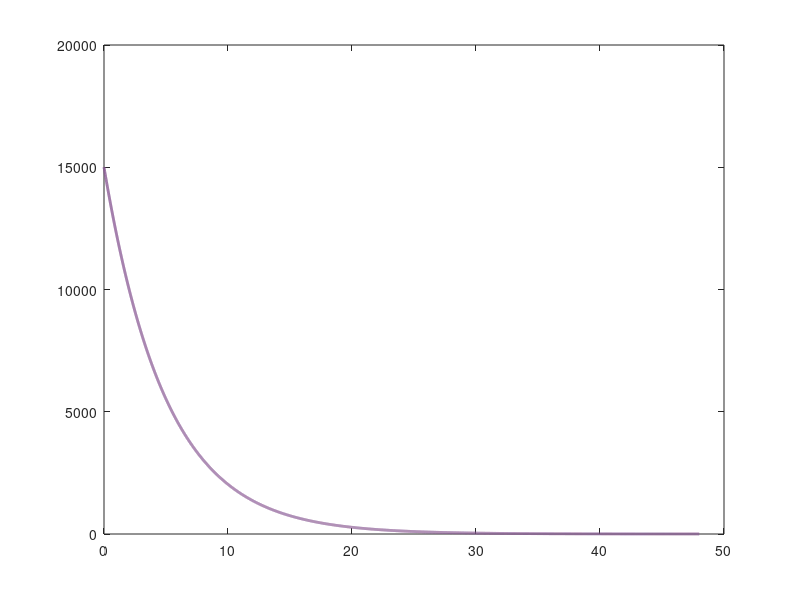

Source code (MATLAB): (Note: this script raises an error after producing the figure.)
clear vars;
k_A = 1/5
A_0 = 15000;
N_A_prime = @(t, N_A) -k_A*N_A;
h = [1, 0.1, 0.01];

x = 0:0.01:48
y1 = 15000*exp(-0.2*x)

figure
plot(x,y1, 'Color', [135/255,86/255,146/255], 'LineWidth', 2)
hold on

h = 0.01
plot(0:h:48, ode_euler(N_A_prime, 0:h:48, A_0), 'Color', [243/255,132/255,0], 'LineWidth', 2)
x = 0:h:48
y1 = 15000*exp(-0.2*x)
%semilogy(0:h:48, abs(y1 - ode_euler(N_A_prime, 0:h:48, A_0)), 'Color', [0,136/255,86/255], 'LineWidth', 2)

h = 0.1
plot(0:h:48, ode_euler(N_A_prime, 0:h:48, A_0), 'Color', [161/255,202/255,241/255], 'LineWidth', 2)
x = 0:h:48
y1 = 15000*exp(-0.2*x)
%semilogy(0:h:48, abs(y1 - ode_euler(N_A_prime, 0:h:48, A_0)), 'Color', [132/255,132/255,130/255], 'LineWidth', 2)

h = 1
plot(0:h:48, ode_euler(N_A_prime, 0:h:48, A_0), 'Color', [190/255,0,50/255], 'LineWidth', 2)
x = 0:h:48
y1 = 15000*exp(-0.2*x)
%semilogy(0:h:48, abs(y1 - ode_euler(N_A_prime, 0:h:48, A_0)), 'Color', [194/255,178/255,128/255], 'LineWidth', 2)


hold off
legend('h=analytical','h=0.01','h=0.1', 'h=1')
title("Euler Approximations And Their Error")
ylabel('# of Atoms')
xlabel('t (seconds)')
axis tight

x = 45:0.01:48
y1 = 15000*exp(-0.2*x)
figure
semilogy(x,y1, 'Color', [135/255,86/255,146/255], 'LineWidth', 2)
hold on

h = 0.01
semilogy(45:h:48, ode_euler(N_A_prime, 45:h:48, y1(1)), 'Color', [243/255,132/255,0], 'LineWidth', 2)
x = 45:h:48
y1 = 15000*exp(-0.2*x)


h = 0.1
semilogy(45:h:48, ode_euler(N_A_prime, 45:h:48, y1(1)), 'Color', [161/255,202/255,241/255], 'LineWidth', 2)
x = 45:h:48
y1 = 15000*exp(-0.2*x)


h = 1
semilogy(45:h:48, ode_euler(N_A_prime, 45:h:48, y1(1)), 'Color', [190/255,0,50/255], 'LineWidth', 2)
x = 45:h:48
y1 = 15000*exp(-0.2*x)


hold off
legend('h=analytical','h=0.01','h=0.1', 'h=1')
title("Euler Approximations And Their Error")
ylabel('# of Atoms')
xlabel('t')
axis tight
